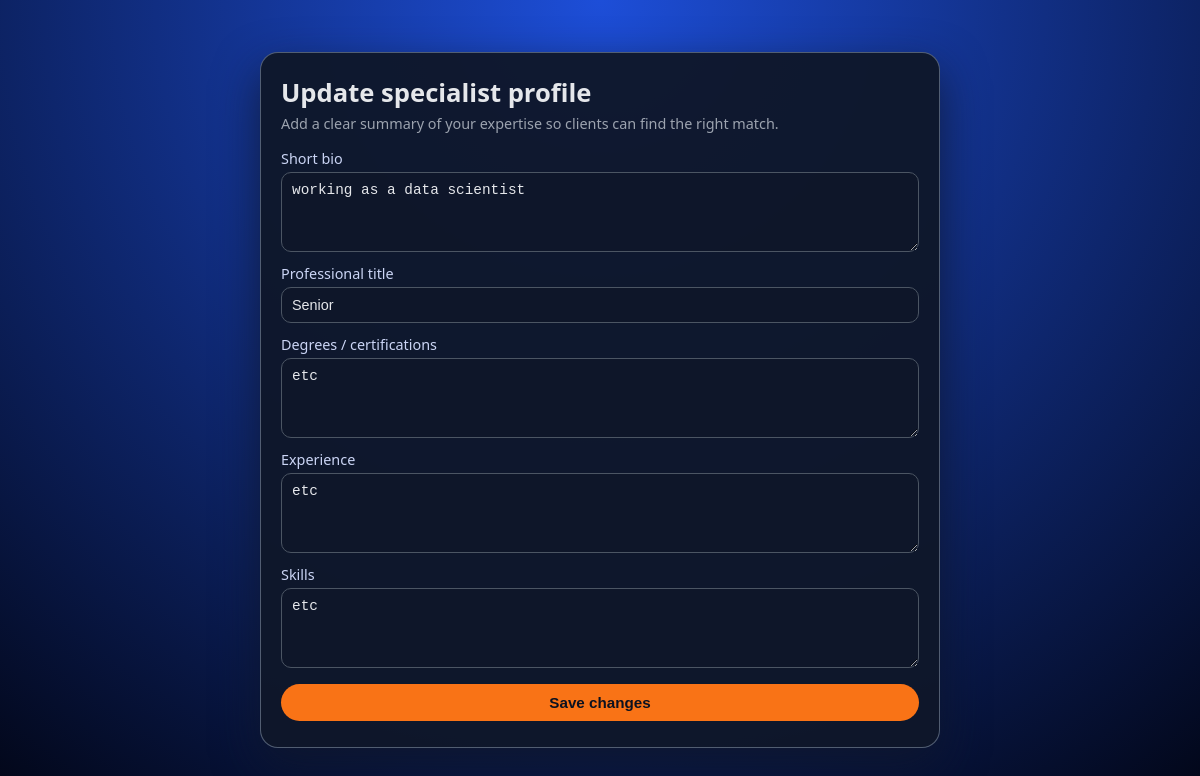
The page /update_s.php (signed in) on the database its author committed.
### tables this page shows
CREATE TABLE `specialist_profiles` (
  `id` int(10) UNSIGNED NOT NULL,
  `user_id` int(10) UNSIGNED NOT NULL,
  `bio` text DEFAULT NULL,
  `professional_title` varchar(150) DEFAULT NULL,
  `degrees` text DEFAULT NULL,
  `experience` text DEFAULT NULL,
  `skills` text DEFAULT NULL,
  `created_at` timestamp NOT NULL DEFAULT current_timestamp(),
  `updated_at` timestamp NULL DEFAULT NULL ON UPDATE current_timestamp()
);

### update_s.php (the view, shortened to what this page needs)
<?php
require_once "connect.php";
$userId = (int)$_SESSION['user_id'];
$bio = $title = $degrees = $experience = $skills = "";
$stmt = $mysqli->prepare(
    "SELECT bio, professional_title, degrees, experience, skills
     FROM specialist_profiles
     WHERE user_id = ?"
);
$stmt->bind_param("i", $userId);
$stmt->execute();
$res = $stmt->get_result();
if ($row = $res->fetch_assoc()) {
    $bio        = $row['bio'] ?? "";
    $title      = $row['professional_title'] ?? "";
    $degrees    = $row['degrees'] ?? "";
    $experience = $row['experience'] ?? "";
    $skills     = $row['skills'] ?? "";
}
?>
<!DOCTYPE html>
<html lang="en">
<head>
  <link rel="stylesheet" href="update_s.css">
</head>
<body>
  <div class="update-wrapper">
    <form class="update-card" id="updateForm" method="post" action="update_s.php">
      <h1 class="update-title">Update specialist profile</h1>
      <p class="update-subtitle">
        Add a clear summary of your expertise so clients can find the right match.
      </p>
      <label class="field field-textarea">
        <span>Short bio</span>
        <textarea
          name="bio"
          id="bio"
          placeholder="Briefly describe your background and focus areas"
        ><?php echo htmlspecialchars($bio); ?></textarea>
      </label>
      <label class="field">
        <span>Professional title</span>
        <input
          type="text"
          name="title"
          id="title"
          placeholder="e.g. Senior Data Scientist"
          value="<?php echo htmlspecialchars($title); ?>"
        >
      </label>
      <label class="field field-textarea">
        <span>Degrees / certifications</span>
        <textarea
          name="degrees"
          id="degrees"
          placeholder="List relevant degrees and certifications"
        ><?php echo htmlspecialchars($degrees); ?></textarea>
      </label>
      <label class="field field-textarea">
        <span>Experience</span>
        <textarea
          name="experience"
          id="experience"
          placeholder="Summarize your professional experience"
        ><?php echo htmlspecialchars($experience); ?></textarea>
      </label>
      <label class="field field-textarea">
        <span>Skills</span>
        <textarea
          name="skills"
          id="skills"
          placeholder="Key skills and tools you specialize in"
        ><?php echo htmlspecialchars($skills); ?></textarea>
      </label>
      <button type="submit" class="primary-btn">Save changes</button>
    </form>
  </div>
</body>
</html>

### update_s.css (style rules this page uses)
*, *::before, *::after { box-sizing: border-box; margin: 0; padding: 0; }
body { font-family: system-ui, -apple-system, BlinkMacSystemFont, "Segoe UI", sans-serif; background: radial-gradient(circle at top, #1d4ed8, #020617); min-height: 100vh; display: flex; align-items: center; justify-content: center; color: #e5e7eb; }
.update-wrapper { width: 100%; max-width: 720px; padding: 20px; }
.update-card { background: rgba(15, 23, 42, 0.96); border-radius: 18px; padding: 22px 20px 26px; border: 1px solid rgba(148, 163, 184, 0.5); box-shadow: 0 18px 45px rgba(15, 23, 42, 0.8); }
.update-title { font-size: 1.6rem; margin-bottom: 4px; }
.update-subtitle { font-size: 0.9rem; color: #9ca3af; margin-bottom: 16px; }
.field { display: flex; flex-direction: column; gap: 4px; margin-bottom: 12px; font-size: 0.9rem; }
.field span { color: #cbd5f5; }
.field input, .field textarea { padding: 9px 10px; border-radius: 10px; border: 1px solid #4b5563; background: rgba(15, 23, 42, 0.9); color: #e5e7eb; outline: none; font-size: 0.9rem; }
.field textarea { min-height: 80px; resize: vertical; }
.primary-btn { width: 100%; margin-top: 4px; padding: 10px; border-radius: 999px; border: none; background: #f97316; color: #0b1120; font-weight: 600; cursor: pointer; font-size: 0.95rem; }

### rows shown on the page
specialist_profiles: bio "working as a data scientist", title "Senior", degrees "etc", experience "etc", skills "etc"
